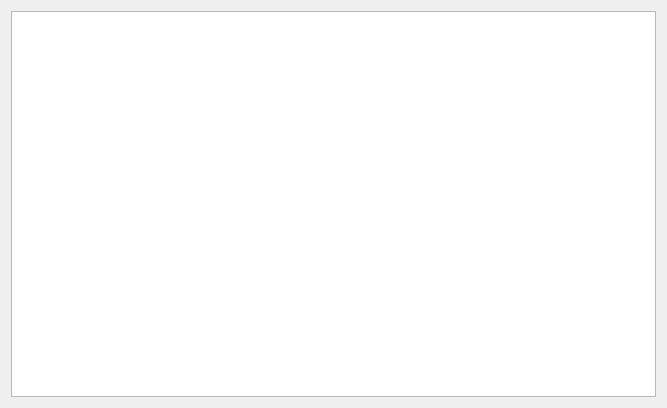
<?xml version="1.0" encoding="UTF-8"?>
<ui version="4.0">
 <class>InfoDialog</class>
 <widget class="QDialog" name="InfoDialog">
  <property name="geometry">
   <rect>
    <x>0</x>
    <y>0</y>
    <width>667</width>
    <height>408</height>
   </rect>
  </property>
  <property name="windowTitle">
   <string>Dialog</string>
  </property>
  <property name="modal">
   <bool>false</bool>
  </property>
  <layout class="QVBoxLayout" name="verticalLayout">
   <item>
    <widget class="QTextEdit" name="logger">
     <property name="undoRedoEnabled">
      <bool>false</bool>
     </property>
     <property name="readOnly">
      <bool>true</bool>
     </property>
    </widget>
   </item>
  </layout>
 </widget>
 <resources/>
 <connections/>
</ui>
